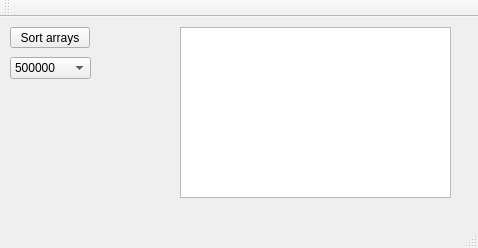
<?xml version="1.0" encoding="UTF-8"?>
<ui version="4.0">
 <class>MainWindow</class>
 <widget class="QMainWindow" name="MainWindow">
  <property name="geometry">
   <rect>
    <x>0</x>
    <y>0</y>
    <width>478</width>
    <height>248</height>
   </rect>
  </property>
  <property name="windowTitle">
   <string>MainWindow</string>
  </property>
  <widget class="QWidget" name="centralWidget">
   <widget class="QPushButton" name="pushButtonStartSort">
    <property name="geometry">
     <rect>
      <x>10</x>
      <y>10</y>
      <width>80</width>
      <height>21</height>
     </rect>
    </property>
    <property name="text">
     <string>Sort arrays</string>
    </property>
   </widget>
   <widget class="QTextEdit" name="textOutput">
    <property name="geometry">
     <rect>
      <x>180</x>
      <y>10</y>
      <width>271</width>
      <height>171</height>
     </rect>
    </property>
    <property name="readOnly">
     <bool>true</bool>
    </property>
   </widget>
   <widget class="QComboBox" name="comboBoxSizeIndex">
    <property name="geometry">
     <rect>
      <x>10</x>
      <y>40</y>
      <width>81</width>
      <height>22</height>
     </rect>
    </property>
    <property name="currentIndex">
     <number>6</number>
    </property>
    <item>
     <property name="text">
      <string>500</string>
     </property>
    </item>
    <item>
     <property name="text">
      <string>1000</string>
     </property>
    </item>
    <item>
     <property name="text">
      <string>5000</string>
     </property>
    </item>
    <item>
     <property name="text">
      <string>10000</string>
     </property>
    </item>
    <item>
     <property name="text">
      <string>50000</string>
     </property>
    </item>
    <item>
     <property name="text">
      <string>100000</string>
     </property>
    </item>
    <item>
     <property name="text">
      <string>500000</string>
     </property>
    </item>
    <item>
     <property name="text">
      <string>1000000</string>
     </property>
    </item>
    <item>
     <property name="text">
      <string>10000000</string>
     </property>
    </item>
    <item>
     <property name="text">
      <string>100000000</string>
     </property>
    </item>
   </widget>
  </widget>
  <widget class="QMenuBar" name="menuBar">
   <property name="geometry">
    <rect>
     <x>0</x>
     <y>0</y>
     <width>478</width>
     <height>21</height>
    </rect>
   </property>
  </widget>
  <widget class="QToolBar" name="mainToolBar">
   <attribute name="toolBarArea">
    <enum>TopToolBarArea</enum>
   </attribute>
   <attribute name="toolBarBreak">
    <bool>false</bool>
   </attribute>
  </widget>
  <widget class="QStatusBar" name="statusBar"/>
 </widget>
 <layoutdefault spacing="6" margin="11"/>
 <resources/>
 <connections/>
</ui>
